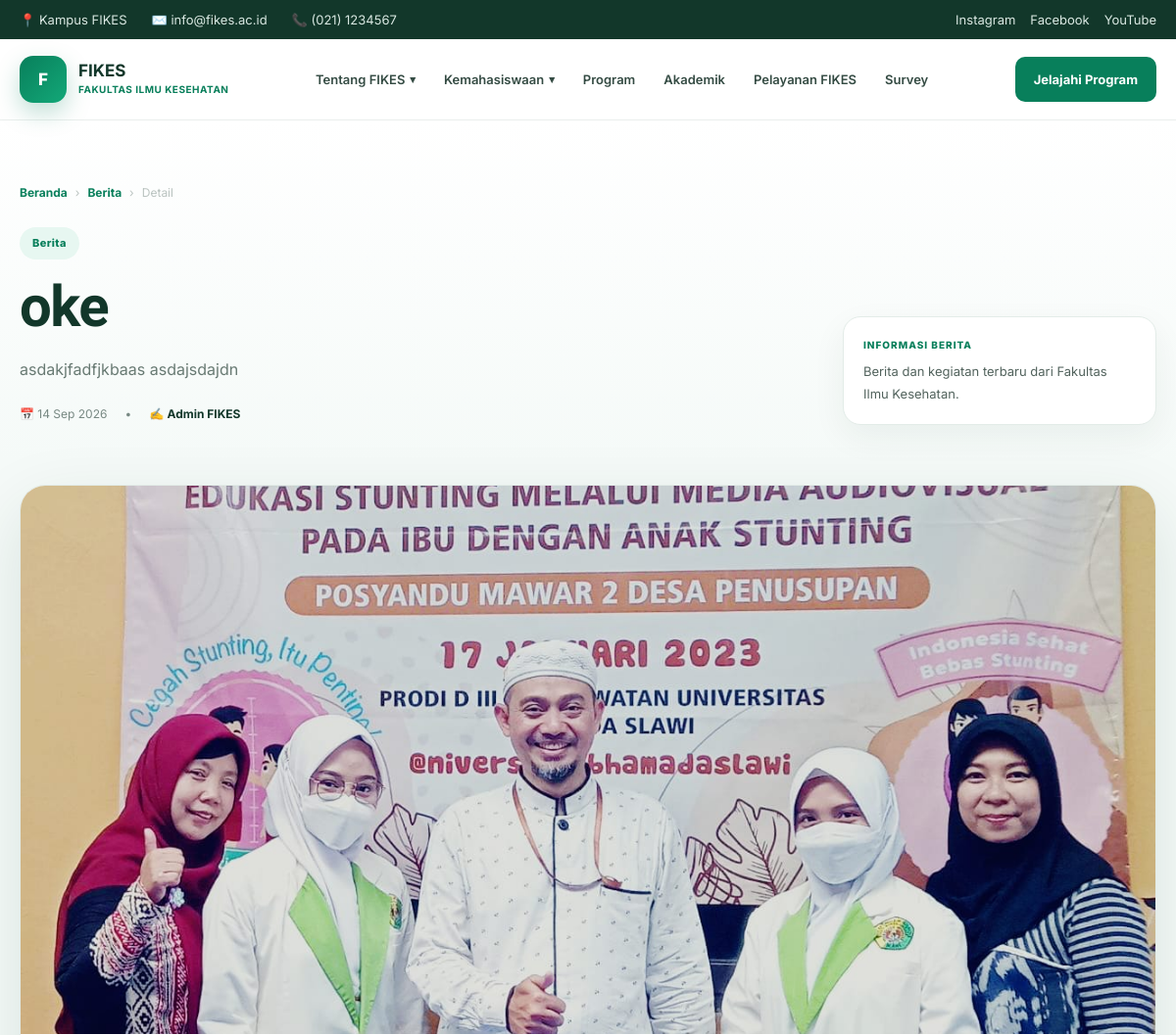
The app's page /berita/oke (upper part), older data.
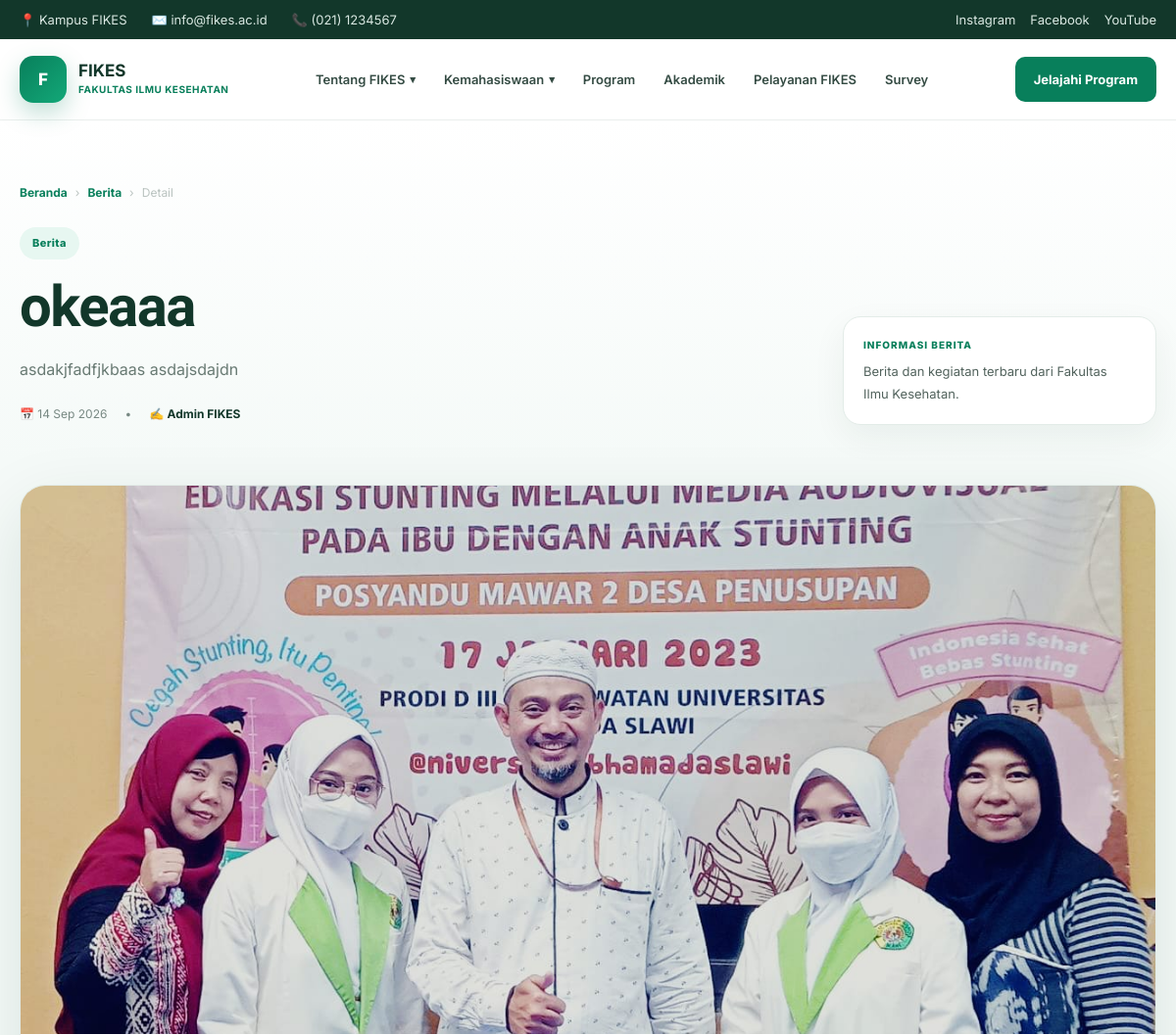
The same page, newer data.
### tables this page shows
CREATE TABLE `berita` (
  `id` int(11) NOT NULL,
  `judul` varchar(255) NOT NULL,
  `slug` varchar(255) NOT NULL,
  `kategori` varchar(100) NOT NULL DEFAULT 'Berita',
  `ringkasan` text DEFAULT NULL,
  `isi` longtext NOT NULL,
  `gambar` varchar(255) DEFAULT NULL,
  `penulis` varchar(150) DEFAULT NULL,
  `tanggal_terbit` datetime NOT NULL DEFAULT current_timestamp(),
  `status` enum('draft','terbit') NOT NULL DEFAULT 'draft',
  `created_at` timestamp NOT NULL DEFAULT current_timestamp(),
  `updated_at` timestamp NOT NULL DEFAULT current_timestamp() ON UPDATE current_timestamp()
);

### detail-berita.php (the view, shortened to what this page needs)
<?php
require_once __DIR__ . '/admin/config/database.php';
function e($v)
{
  return htmlspecialchars($v ?? '', ENT_QUOTES, 'UTF-8');
}
function beritaImageUrl($gambar)
{
  $gambar = trim((string)$gambar);
  $gambar = str_replace('\\', '/', $gambar);
  $gambar = ltrim($gambar, '/');
  return 'admin/uploads/berita/' . rawurlencode(basename($gambar));
}
function beritaImageExists($gambar)
{
  $gambar = trim((string)$gambar);
  $gambar = str_replace('\\', '/', ltrim($gambar, '/'));
  if (strpos($gambar, 'admin/uploads/berita/') === 0) {
    $relative = $gambar;
  } elseif (strpos($gambar, 'uploads/berita/') === 0) {
    $relative = 'admin/' . $gambar;
  } elseif (strpos($gambar, 'admin/') === 0 || strpos($gambar, 'assets/') === 0) {
    $relative = $gambar;
  } else {
    $relative = 'admin/uploads/berita/' . basename($gambar);
  }
  return is_file(__DIR__ . '/' . $relative);
}
$slug = trim($_GET['slug'] ?? '');
$stmt = $pdo->prepare("SELECT * FROM berita WHERE slug = :slug AND status = 'terbit' LIMIT 1");
$stmt->execute(['slug' => $slug]);
$berita = $stmt->fetch(PDO::FETCH_ASSOC);
$mainImage = beritaImageUrl($berita['gambar'] ?? '');
$mainImageExists = beritaImageExists($berita['gambar'] ?? '');
?>
<!doctype html>
<html lang="id">
  <head>
    <link rel="stylesheet" href="https://cdnjs.cloudflare.com/ajax/libs/font-awesome/6.5.2/css/all.min.css">
  </head>
  <body>
    <div class="topbar">
      <div class="container topbar-inner">
        <div class="topbar-info">
          <span>📍 Kampus FIKES</span>
          <span>✉️ info@fikes.ac.id</span>
          <span>📞 (021) 1234567</span>
        </div>
        <div class="topbar-social">
          <a href="#">Instagram</a>
          <a href="#">Facebook</a>
          <a href="#">YouTube</a>
        </div>
      </div>
    </div>
    <header class="navbar" id="navbar">
      <div class="container nav-inner">
        <a href="/fikes/" class="logo">
          <div class="logo-icon">F</div>
          <div class="logo-text">
            <strong>FIKES</strong>
            <small>FAKULTAS ILMU KESEHATAN</small>
          </div>
        </a>
        <nav class="nav-menu" id="navMenu">
          <div class="nav-item has-dropdown">
            <a href="#" class="nav-link">
              Tentang FIKES
              <span class="arrow">▾</span>
            </a>
          </div>
          <div class="nav-item has-dropdown">
            <a href="#" class="nav-link">
              Kemahasiswaan
              <span class="arrow">▾</span>
            </a>
          </div>
          <div class="nav-item">
            <a href="/fikes/program-studi" class="nav-link"> Program </a>
          </div>
          <div class="nav-item">
            <a href="#akademik" class="nav-link"> Akademik </a>
          </div>
          <div class="nav-item">
            <a href="#pelayanan" class="nav-link"> Pelayanan FIKES </a>
          </div>
          <div class="nav-item">
            <a href="#survey" class="nav-link"> Survey </a>
          </div>
        </nav>
        <a href="#program" class="nav-cta"> Jelajahi Program </a>
      </div>
    </header>
    <main>
      <section class="article-hero">
        <div class="container">
          <div class="breadcrumb"><a href="/fikes/">Beranda</a><span>›</span><a
              href="/fikes/#berita">Berita</a><span>›</span><span>Detail</span></div>
          <div class="hero-grid">
            <div>
              <span class="category"><?= e($berita['kategori'] ?: 'Berita') ?></span>
              <h1><?= e($berita['judul']) ?></h1>
              <?php if (!empty($berita['ringkasan'])): ?><p class="lead"><?= e($berita['ringkasan']) ?></p>
              <?php endif; ?>
              <div class="meta"><span>📅
                  <?= date('d M Y', strtotime($berita['tanggal_terbit'])) ?></span><span>•</span><span>✍️
                  <strong><?= e($berita['penulis'] ?: 'Admin FIKES') ?></strong></span></div>
            </div>
            <aside class="hero-side">
              <div class="hero-side-label">INFORMASI BERITA</div>
              <p>Berita dan kegiatan terbaru dari Fakultas Ilmu Kesehatan.</p>
            </aside>
          </div>
        </div>
      </section>
      <section class="article-area">
        <div class="container">
          <article class="article-card">
            <?php if ($mainImage && ($mainImageExists || preg_match('~^(https?:)?//~i', $mainImage))): ?>
            <img class="featured-image" src="<?= e($mainImage) ?>" alt="<?= e($berita['judul']) ?>"
              onerror="this.style.display='none';this.nextElementSibling.style.display='flex';">
            <?php else: ?>
            <div class="image-placeholder">FIKES</div>
            <?php endif; ?>
          </article>
        </div>
      </section>
    </main>
  </body>
</html>

Row changes from the older to the newer data that the page shows:
changed berita "asdakjfadfjkbaas asdajsdajdn": judul "oke" → "okeaaa"
